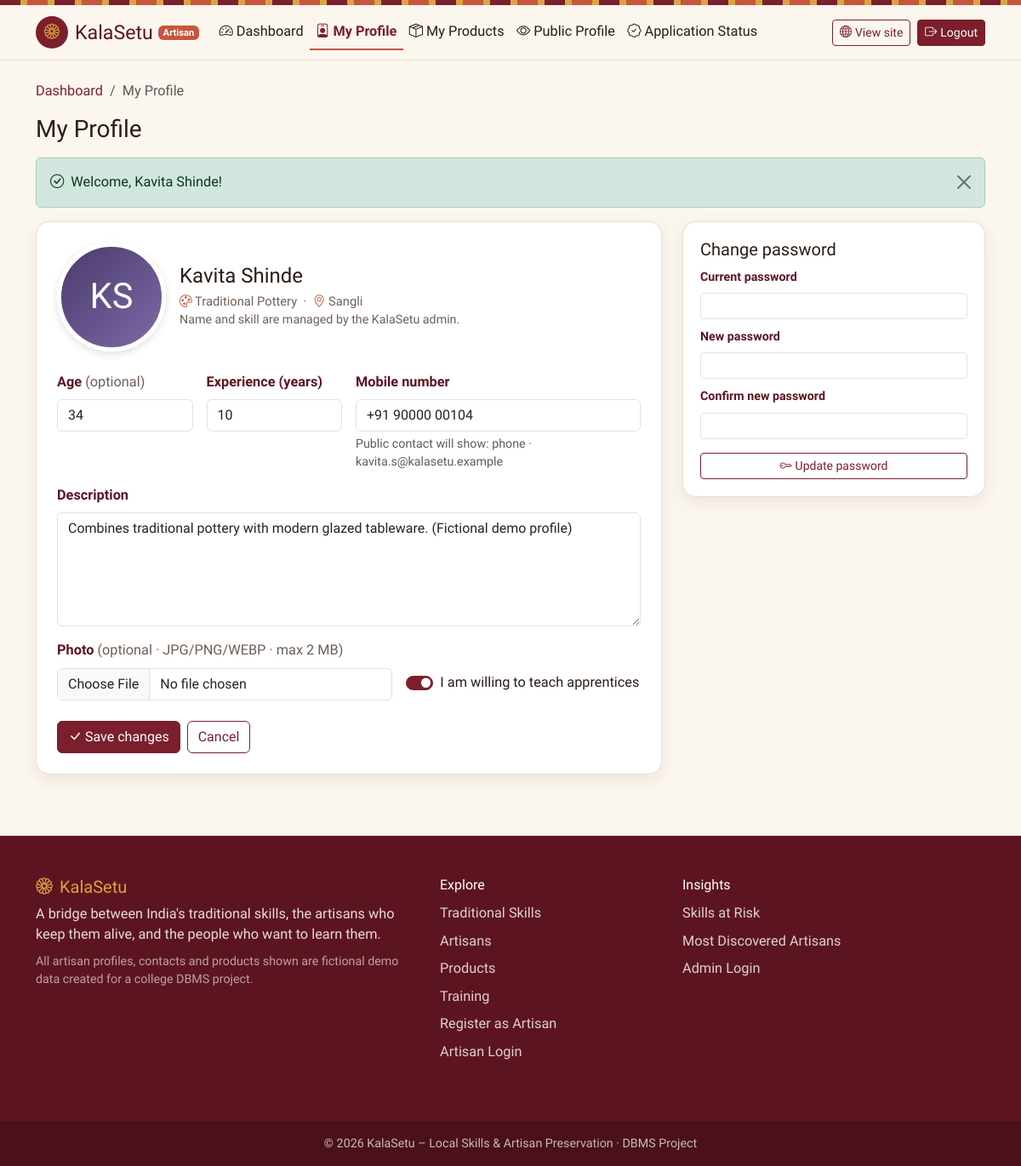
Page /artisan/profile.php (signed in) on the committed database.
### tables this page shows
CREATE TABLE artisans (
    artisan_id          INT PRIMARY KEY AUTO_INCREMENT,
    skill_id            INT NOT NULL,
    artisan_name        VARCHAR(150) NOT NULL,
    age                 INT,
    experience          INT,
    bio                 TEXT,
    contact             VARCHAR(100),
    accepts_apprentices BOOLEAN DEFAULT FALSE,
    profile_image       VARCHAR(255),
    CONSTRAINT fk_artisan_skill FOREIGN KEY (skill_id)
        REFERENCES skills(skill_id)
        ON UPDATE CASCADE ON DELETE RESTRICT
);

CREATE TABLE skills (
    skill_id    INT PRIMARY KEY AUTO_INCREMENT,
    district_id INT NOT NULL,
    skill_name  VARCHAR(150) NOT NULL,
    category    VARCHAR(100) NOT NULL,
    description TEXT,
    CONSTRAINT fk_skill_district FOREIGN KEY (district_id)
        REFERENCES districts(district_id)
        ON UPDATE CASCADE ON DELETE RESTRICT
);

CREATE TABLE districts (
    district_id   INT PRIMARY KEY AUTO_INCREMENT,
    district_name VARCHAR(100) NOT NULL,
    state         VARCHAR(100) NOT NULL
);

CREATE TABLE artisan_accounts (
    account_id    INT PRIMARY KEY AUTO_INCREMENT,
    name          VARCHAR(150) NOT NULL,
    email         VARCHAR(80)  NOT NULL,
    phone         VARCHAR(15)  NOT NULL,
    password_hash VARCHAR(255) NOT NULL,
    status        ENUM('PENDING', 'APPROVED', 'REJECTED') NOT NULL DEFAULT 'PENDING',
    artisan_id    INT NULL,
    admin_note    VARCHAR(255) NULL,
    reviewed_at   TIMESTAMP NULL DEFAULT NULL,
    created_at    TIMESTAMP NOT NULL DEFAULT CURRENT_TIMESTAMP,
    updated_at    TIMESTAMP NOT NULL DEFAULT CURRENT_TIMESTAMP ON UPDATE CURRENT_TIMESTAMP,
    CONSTRAINT uq_account_email   UNIQUE (email),
    CONSTRAINT uq_account_artisan UNIQUE (artisan_id),
    INDEX idx_account_status (status),
    CONSTRAINT fk_account_artisan FOREIGN KEY (artisan_id)
        REFERENCES artisans(artisan_id)
        ON UPDATE CASCADE ON DELETE SET NULL
);

### includes/auth.php (called while the page is built, shortened)
<?php
function current_artisan_account(PDO $pdo): ?array
{
    $stmt = $pdo->prepare('
        SELECT ac.*, a.artisan_name, a.skill_id, a.profile_image, a.profile_views
        FROM artisan_accounts ac
        LEFT JOIN artisans a ON ac.artisan_id = a.artisan_id
        WHERE ac.account_id = ?');
    $stmt->execute([(int) $_SESSION['artisan_account_id']]);
    $row = $stmt->fetch();
    return $cache = $row;
}
function require_artisan(PDO $pdo): array
{
    $acc = current_artisan_account($pdo);
    return $acc;
}
function require_approved_artisan(PDO $pdo): array
{
    $acc = require_artisan($pdo);
    return $acc;
}

### artisan/profile.php (the view, shortened to what this page needs)
<?php
require '../config/database.php';
require '../includes/functions.php';
require '../includes/auth.php';
$artisanAccount = require_approved_artisan($pdo);
$artisanId = (int) $artisanAccount['artisan_id'];
$root = '../';
$stmt = $pdo->prepare('
    SELECT a.*, s.skill_name, d.district_name
    FROM artisans a
    INNER JOIN skills s    ON a.skill_id = s.skill_id
    INNER JOIN districts d ON s.district_id = d.district_id
    WHERE a.artisan_id = ?');
$stmt->execute([$artisanId]);
$artisan = $stmt->fetch();
$form = [
    'age'                 => $artisan['age'] ?? '',
    'experience'          => $artisan['experience'],
    'bio'                 => $artisan['bio'],
    'phone'               => format_phone($artisanAccount['phone']),
    'accepts_apprentices' => (int) $artisan['accepts_apprentices'],
];
$errors = [];
$pwErrors = [];
include '../includes/header.php';
?>
<div class="container py-4">
    <nav aria-label="breadcrumb"><ol class="breadcrumb"><li class="breadcrumb-item"><a href="dashboard.php">Dashboard</a></li><li class="breadcrumb-item active">My Profile</li></ol></nav>
    <h1 class="h3 mb-3">My Profile</h1>
    <?php show_flash(); ?>
    <div class="row g-4">
        <div class="col-lg-8">
            <div class="ks-card static"><div class="card-body p-4">
                <div class="d-flex align-items-center gap-3 mb-4">
                    <?= artisan_avatar($artisan, $root, 'lg') ?>
                    <div>
                        <h2 class="h4 mb-1"><?= e($artisan['artisan_name']) ?></h2>
                        <div class="meta-line"><i class="bi bi-palette"></i> <?= e($artisan['skill_name']) ?> &nbsp;·&nbsp; <i class="bi bi-geo-alt"></i> <?= e($artisan['district_name']) ?></div>
                        <div class="small text-muted-ks">Name and skill are managed by the KalaSetu admin.</div>
                    </div>
                </div>
                <form method="post" action="profile.php" enctype="multipart/form-data" class="needs-validation" novalidate>
                    <div class="row g-3">
                        <div class="col-6 col-md-3">
                            <label class="form-label" for="age">Age <span class="fw-normal text-muted-ks">(optional)</span></label>
                            <input type="number" id="age" name="age" class="form-control <?= isset($errors['age']) ? 'is-invalid' : '' ?>" value="<?= e($form['age']) ?>" min="10" max="120">
                        </div>
                        <div class="col-6 col-md-3">
                            <label class="form-label" for="experience">Experience (years)</label>
                            <input type="number" id="experience" name="experience" class="form-control <?= isset($errors['experience']) ? 'is-invalid' : '' ?>" value="<?= e($form['experience']) ?>" required min="0" max="100">
                        </div>
                        <div class="col-md-6">
                            <label class="form-label" for="phone">Mobile number</label>
                            <input type="tel" id="phone" name="phone" class="form-control <?= isset($errors['phone']) ? 'is-invalid' : '' ?>" value="<?= e($form['phone']) ?>" required maxlength="16" pattern="[\d\s+\-]{10,16}">
                            <div class="form-text">Public contact will show: phone · <?= e($artisanAccount['email']) ?></div>
                        </div>
                        <div class="col-12">
                            <label class="form-label" for="bio">Description</label>
                            <textarea id="bio" name="bio" rows="5" class="form-control <?= isset($errors['bio']) ? 'is-invalid' : '' ?>" required minlength="20" maxlength="2000"><?= e($form['bio']) ?></textarea>
                        </div>
                        <div class="col-md-7">
                            <label class="form-label" for="profile_image">Photo <span class="fw-normal text-muted-ks">(optional · JPG/PNG/WEBP · max 2 MB)</span></label>
                            <input type="file" id="profile_image" name="profile_image" accept="image/jpeg,image/png,image/webp" class="form-control <?= isset($errors['profile_image']) ? 'is-invalid' : '' ?>">
                        </div>
                        <div class="col-md-5 d-flex align-items-end">
                            <div class="form-check form-switch mb-2">
                                <input class="form-check-input" type="checkbox" role="switch" id="accepts_apprentices" name="accepts_apprentices" <?= $form['accepts_apprentices'] ? 'checked' : '' ?>>
                                <label class="form-check-label" for="accepts_apprentices">I am willing to teach apprentices</label>
                            </div>
                        </div>
                    </div>
                    <div class="mt-4">
                        <button class="btn btn-maroon" type="submit"><i class="bi bi-check-lg me-1"></i>Save changes</button>
                        <a href="dashboard.php" class="btn btn-outline-maroon ms-1">Cancel</a>
                    </div>
                </form>
            </div></div>
        </div>
        <div class="col-lg-4">
            <div class="ks-card static"><div class="card-body">
                <h2 class="h5">Change password</h2>
                <form method="post" action="profile.php" class="needs-validation" novalidate>
                    <div class="mb-2">
                        <label class="form-label small" for="current_password">Current password</label>
                        <input type="password" id="current_password" name="current_password" class="form-control form-control-sm <?= isset($pwErrors['current_password']) ? 'is-invalid' : '' ?>" required autocomplete="current-password">
                    </div>
                    <div class="mb-2">
                        <label class="form-label small" for="new_password">New password</label>
                        <input type="password" id="new_password" name="new_password" class="form-control form-control-sm <?= isset($pwErrors['new_password']) ? 'is-invalid' : '' ?>" required minlength="8" maxlength="72" autocomplete="new-password">
                    </div>
                    <div class="mb-3">
                        <label class="form-label small" for="new_password_confirm">Confirm new password</label>
                        <input type="password" id="new_password_confirm" name="new_password_confirm" class="form-control form-control-sm <?= isset($pwErrors['new_password_confirm']) ? 'is-invalid' : '' ?>" required minlength="8" maxlength="72" autocomplete="new-password">
                    </div>
                    <button class="btn btn-sm btn-outline-maroon w-100" type="submit"><i class="bi bi-key me-1"></i>Update password</button>
                </form>
            </div></div>
        </div>
    </div>
</div>
<?php include '../includes/footer.php'; ?>

### includes/functions.php (shortened to what this page needs)
<?php
function e($value): string
{
    return htmlspecialchars((string) $value, ENT_QUOTES, 'UTF-8');
}
function show_flash(): void
{
    if (!empty($_SESSION['flash'])) {
        $f = $_SESSION['flash'];
        $icon = $f['type'] === 'success' ? 'check-circle' : 'exclamation-triangle';
        echo '<div class="alert alert-' . e($f['type']) . ' alert-dismissible fade show" role="alert">'
           . '<i class="bi bi-' . $icon . ' me-2"></i>' . e($f['message'])
           . '<button type="button" class="btn-close" data-bs-dismiss="alert" aria-label="Close"></button></div>';
    }
}
function initials(string $name): string
{
    $parts = preg_split('/\s+/', trim($name));
    $first = mb_substr($parts[0] ?? '', 0, 1);
    $last  = count($parts) > 1 ? mb_substr(end($parts), 0, 1) : '';
    return mb_strtoupper($first . $last);
}
function artisan_avatar(array $a, string $root, string $size = ''): string
{
    $cls = 'avatar' . ($size ? ' avatar-' . $size : '');
    $tone = ((int) ($a['artisan_id'] ?? 0)) % 5;
    return '<div class="' . $cls . ' avatar-tone-' . $tone . '" aria-hidden="true">' . e(initials($a['artisan_name'])) . '</div>';
}
function format_phone(string $digits): string
{
    return strlen($digits) === 10 ? '+91 ' . substr($digits, 0, 5) . ' ' . substr($digits, 5) : $digits;
}

### assets/css/style.css (style rules this page uses)
:root { --ks-cream: #fbf6ee; --ks-cream-dark: #f3e9d8; --ks-maroon: #7a1f2b; --ks-maroon-dark: #5c1520; --ks-terracotta: #c8553d; --ks-gold: #d9a441; --ks-text: #2b1d16; --ks-muted: #6f5f55; --ks-card: #ffffff; --ks-border: #eadfcd; --ks-shadow: 0 6px 20px rgba(92, 21, 32, 0.08); --ks-shadow-hover: 0 12px 28px rgba(92, 21, 32, 0.14); --ks-radius: 16px; }
body { background: var(--ks-cream); color: var(--ks-text); font-family: 'Mukta', system-ui, -apple-system, 'Segoe UI', sans-serif; font-size: 1.02rem; }
h1, h2, h3, h4, .display-font, .navbar-brand { font-family: 'Marcellus', Georgia, serif; color: var(--ks-maroon-dark); }
a { color: var(--ks-maroon); }
.text-muted-ks { color: var(--ks-muted) !important; }
.btn-maroon { background: var(--ks-maroon); border-color: var(--ks-maroon); color: #fff; }
.btn-outline-maroon { border: 1px solid var(--ks-maroon); color: var(--ks-maroon); background: transparent; }
.breadcrumb a { text-decoration: none; }
.ks-card { background: var(--ks-card); border: 1px solid var(--ks-border); border-radius: var(--ks-radius); box-shadow: var(--ks-shadow); transition: transform .2s ease, box-shadow .2s ease; height: 100%; overflow: hidden; }
.ks-card .card-body { padding: 1.25rem; }
.ks-card.static { height: auto; }
.meta-line { color: var(--ks-muted); font-size: .92rem; }
.meta-line i { color: var(--ks-terracotta); }
.avatar { width: 64px; height: 64px; border-radius: 50%; flex-shrink: 0; display: inline-flex; align-items: center; justify-content: center; font-family: 'Marcellus', serif; font-size: 1.4rem; color: #fff; border: 3px solid #fff; box-shadow: 0 3px 10px rgba(0,0,0,.12); }
.avatar-lg { width: 128px; height: 128px; font-size: 2.6rem; border-width: 5px; }
.avatar-tone-4 { background: linear-gradient(135deg, #4a3b6b, #7d6aa8); }
.form-check-input:checked { background-color: var(--ks-maroon); border-color: var(--ks-maroon); }
.form-label { font-weight: 600; color: var(--ks-maroon-dark); }

### rows in the picture
artisans: artisan_name "KS", artisan_name "Kavita Shinde", skill.skill_name "Traditional Pottery", districts.district_name "Sangli", age "34", experience "10", bio "Combines traditional pottery with modern glazed tableware. (Fictional demo profile)", accepts_apprentices "☑"
artisan_accounts: email "kavita.s@kalasetu.example"

### other values in the picture
$label "Dashboard My Profile My Products Public Profile Application Status"
$f['message'] "Welcome, Kavita Shinde!"
